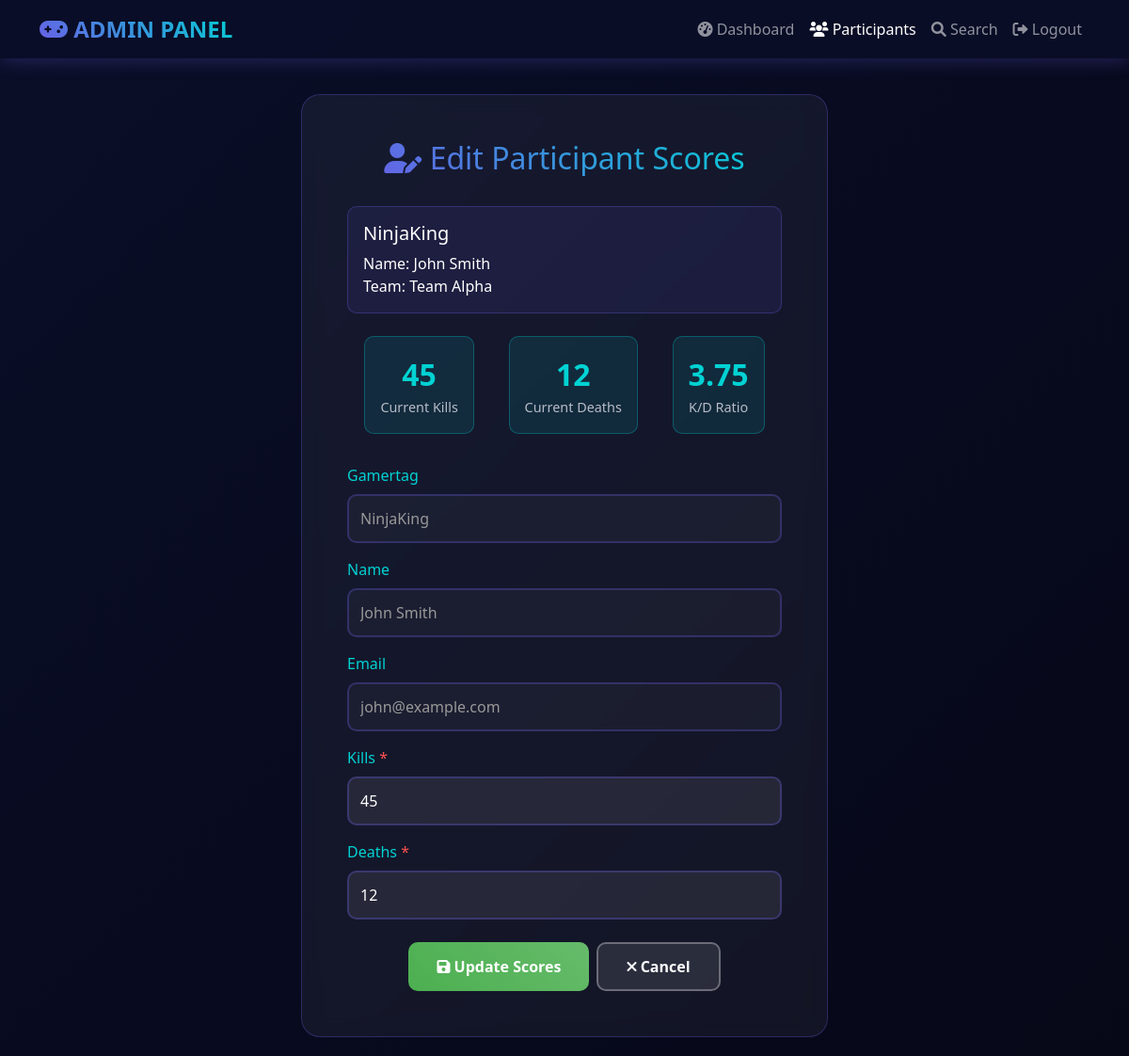
/edit_participant_form.php?id=1 (signed in), run on the app's committed database.
### tables this page shows
CREATE TABLE IF NOT EXISTS participant (
    id INT PRIMARY KEY AUTO_INCREMENT,
    gamertag VARCHAR(50) NOT NULL,
    name VARCHAR(100) NOT NULL,
    email VARCHAR(100) UNIQUE NOT NULL,
    team_id INT,
    kills INT DEFAULT 0,
    deaths INT DEFAULT 0,
    created_at TIMESTAMP DEFAULT CURRENT_TIMESTAMP,
    FOREIGN KEY (team_id) REFERENCES team(id) ON DELETE SET NULL
);

CREATE TABLE IF NOT EXISTS team (
    id INT PRIMARY KEY AUTO_INCREMENT,
    name VARCHAR(100) NOT NULL,
    city VARCHAR(50),
    created_at TIMESTAMP DEFAULT CURRENT_TIMESTAMP
);

### edit_participant_form.php (the view, shortened to what this page needs)
<?php
require_once 'dbconnect.php';
$participant_id = isset($_GET['id']) ? intval($_GET['id']) : 0;
$sql = "SELECT p.*, t.name as team_name
        FROM participant p
        LEFT JOIN team t ON p.team_id = t.id
        WHERE p.id = $participant_id";
$result = mysqli_query($conn, $sql);
$participant = mysqli_fetch_assoc($result);
?>
<!DOCTYPE html>
<html lang="en">
<head>
    <link href="https://cdn.jsdelivr.net/npm/bootstrap@5.1.3/dist/css/bootstrap.min.css" rel="stylesheet">
    <link rel="stylesheet" href="https://cdnjs.cloudflare.com/ajax/libs/font-awesome/6.0.0/css/all.min.css">
</head>
<body>
    <nav class="navbar navbar-expand-lg navbar-dark fixed-top">
        <div class="container">
            <a class="navbar-brand" href="admin_menu.php">
                <i class="fas fa-gamepad"></i> ADMIN PANEL
            </a>
            <div class="collapse navbar-collapse" id="navbarNav">
                <ul class="navbar-nav ms-auto">
                    <li class="nav-item">
                        <a class="nav-link" href="admin_menu.php">
                            <i class="fas fa-tachometer-alt"></i> Dashboard
                        </a>
                    </li>
                    <li class="nav-item">
                        <a class="nav-link active" href="view_participants_edit_delete.php">
                            <i class="fas fa-users"></i> Participants
                        </a>
                    </li>
                    <li class="nav-item">
                        <a class="nav-link" href="search_form.php">
                            <i class="fas fa-search"></i> Search
                        </a>
                    </li>
                    <li class="nav-item">
                        <a class="nav-link" href="logout.php">
                            <i class="fas fa-sign-out-alt"></i> Logout
                        </a>
                    </li>
                </ul>
            </div>
        </div>
    </nav>
    <div class="edit-container">
        <div class="edit-card">
            <h2 class="form-title">
                <i class="fas fa-user-edit"></i> Edit Participant Scores
            </h2>
            <div class="info-box">
                <h5><?php echo htmlspecialchars($participant['gamertag']); ?></h5>
                <p class="mb-0">Name: <?php echo htmlspecialchars($participant['name']); ?></p>
                <p class="mb-0">Team: <?php echo htmlspecialchars($participant['team_name'] ?? 'N/A'); ?></p>
            </div>
            <div class="current-stats">
                <div class="stat-box">
                    <div class="stat-value"><?php echo $participant['kills']; ?></div>
                    <div class="stat-label">Current Kills</div>
                </div>
                <div class="stat-box">
                    <div class="stat-value"><?php echo $participant['deaths']; ?></div>
                    <div class="stat-label">Current Deaths</div>
                </div>
                <div class="stat-box">
                    <?php
                        $kd_ratio = $participant['deaths'] > 0 ?
                            round($participant['kills'] / $participant['deaths'], 2) :
                            $participant['kills'];
                    ?>
                    <div class="stat-value"><?php echo $kd_ratio; ?></div>
                    <div class="stat-label">K/D Ratio</div>
                </div>
            </div>
            <form id="editForm" action="edit_participant.php" method="POST" novalidate>
                <div class="mb-3">
                    <label for="gamertag" class="form-label">Gamertag</label>
                    <input type="text" class="form-control" id="gamertag"
                           value="<?php echo htmlspecialchars($participant['gamertag']); ?>" disabled>
                </div>
                <div class="mb-3">
                    <label for="name" class="form-label">Name</label>
                    <input type="text" class="form-control" id="name"
                           value="<?php echo htmlspecialchars($participant['name']); ?>" disabled>
                </div>
                <div class="mb-3">
                    <label for="email" class="form-label">Email</label>
                    <input type="email" class="form-control" id="email"
                           value="<?php echo htmlspecialchars($participant['email']); ?>" disabled>
                </div>
                <div class="mb-3">
                    <label for="kills" class="form-label">
                        Kills <span style="color: var(--error-color);">*</span>
                    </label>
                    <input type="number" class="form-control" id="kills" name="kills"
                           value="<?php echo $participant['kills']; ?>" min="0" required>
                </div>
                <div class="mb-3">
                    <label for="deaths" class="form-label">
                        Deaths <span style="color: var(--error-color);">*</span>
                    </label>
                    <input type="number" class="form-control" id="deaths" name="deaths"
                           value="<?php echo $participant['deaths']; ?>" min="0" required>
                </div>
                <div class="d-grid gap-2 d-md-flex justify-content-md-center mt-4">
                    <button type="submit" class="btn btn-update">
                        <i class="fas fa-save"></i> Update Scores
                    </button>
                    <a href="view_participants_edit_delete.php" class="btn btn-cancel">
                        <i class="fas fa-times"></i> Cancel
                    </a>
                </div>
            </form>
        </div>
    </div>
</body>
</html>

### edit_participant_form.php (style rules this page uses)
:root { --primary-color: #6C5CE7; --secondary-color: #00D2D3; --dark-bg: #0A0E27; --darker-bg: #060818; --success-color: #4CAF50; --error-color: #FF5252; }
body { background: linear-gradient(135deg, var(--dark-bg) 0%, var(--darker-bg) 100%); color: white; min-height: 100vh; padding-top: 80px; }
.navbar { background: rgba(10, 14, 39, 0.95) !important; backdrop-filter: blur(10px); box-shadow: 0 2px 20px rgba(108, 92, 231, 0.3); }
.navbar-brand { font-size: 1.5rem; font-weight: bold; background: linear-gradient(45deg, var(--primary-color), var(--secondary-color)); -webkit-background-clip: text; -webkit-text-fill-color: transparent; }
.edit-container { max-width: 600px; margin: 0 auto; padding: 20px; }
.edit-card { background: rgba(255, 255, 255, 0.05); backdrop-filter: blur(10px); border-radius: 20px; padding: 3rem; border: 1px solid rgba(108, 92, 231, 0.3); animation: fadeIn 0.5s ease-out; }
.form-title { text-align: center; font-size: 2rem; margin-bottom: 2rem; background: linear-gradient(45deg, var(--primary-color), var(--secondary-color)); -webkit-background-clip: text; -webkit-text-fill-color: transparent; }
.form-control { background: rgba(255, 255, 255, 0.08); border: 2px solid rgba(108, 92, 231, 0.3); color: white; padding: 12px; border-radius: 10px; transition: all 0.3s; }
.form-control:disabled { background: rgba(255, 255, 255, 0.03); color: #999; cursor: not-allowed; }
.form-label { color: var(--secondary-color); font-weight: 500; margin-bottom: 0.5rem; }
.btn-update { background: linear-gradient(45deg, var(--success-color), #66BB6A); border: none; padding: 12px 30px; color: white; font-weight: 600; border-radius: 10px; transition: all 0.3s; }
.btn-cancel { background: rgba(255, 255, 255, 0.1); border: 2px solid rgba(255, 255, 255, 0.3); padding: 12px 30px; color: white; font-weight: 600; border-radius: 10px; transition: all 0.3s; text-decoration: none; }
.info-box { background: rgba(108, 92, 231, 0.1); border-radius: 10px; padding: 1rem; margin-bottom: 1.5rem; border: 1px solid rgba(108, 92, 231, 0.3); }
.current-stats { display: flex; justify-content: space-around; margin-bottom: 2rem; text-align: center; }
.stat-box { background: rgba(0, 210, 211, 0.1); border-radius: 10px; padding: 1rem; border: 1px solid rgba(0, 210, 211, 0.3); }
.stat-value { font-size: 2rem; font-weight: bold; color: var(--secondary-color); }
.stat-label { color: #B8BCC8; font-size: 0.9rem; }

### data on the page
participant: gamertag "NinjaKing", name "John Smith", team.name "Team Alpha", kills "45", deaths "12", kd_ratio "3.75", email "john@example.com"
